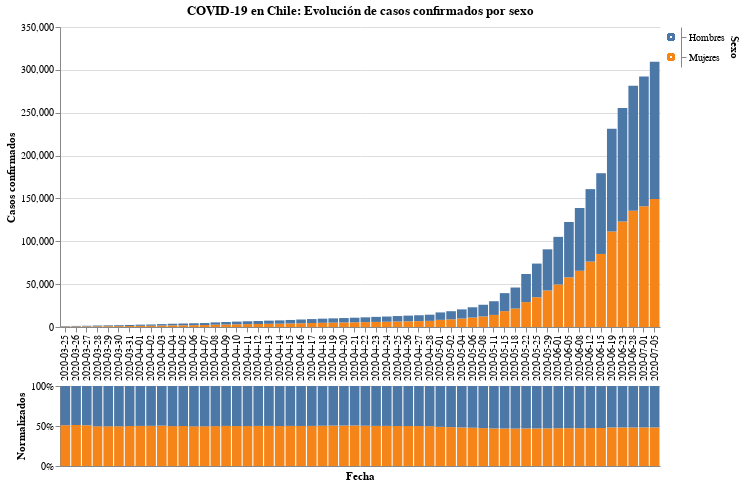

The cell this chart's notebook holds for it:
### Code cell
#hide
input_dropdown = alt.binding_select(options=cases_by_sex_long_form['Sexo'].unique())
selection1 = alt.selection_single(fields=['Sexo'], bind=input_dropdown, name=' ')
selection2 = alt.selection_multi(fields=['Sexo'], on='mouseover')

color = alt.condition(selection1 | selection2,
                    alt.Color('Sexo:N', scale=alt.Scale(scheme='tableau10'), legend=None),
                    alt.value('lightgray'))

bars1 = alt.Chart(cases_by_sex_long_form.reset_index()).mark_bar().encode(
    x=alt.X("Fecha", axis=alt.Axis(title="")),
    y=alt.Y("Casos confirmados"),
    tooltip = ["Fecha", "Casos confirmados"],
    color=color
).add_selection(
    selection1, selection2
).transform_filter(
    selection1
)

legend = alt.Chart(cases_by_sex_long_form.reset_index()).mark_point().encode(
    y=alt.Y('Sexo:N', axis=alt.Axis(orient='right')),
    color=color
).add_selection(
    selection1, selection2
)

bars2 = alt.Chart(cases_by_sex_long_form.reset_index()).mark_bar().encode(
    x=alt.X("Fecha", axis=alt.Axis(title="Fecha", ticks=False, labels=False)),
    y=alt.Y("Casos confirmados", axis=alt.Axis(title="Normalizados", format='%'), stack="normalize"),
    color=color,
    tooltip = ["Fecha", "Casos confirmados"],
).add_selection(
    selection1, selection2
).transform_filter(
    selection1
)

alt.vconcat(
    bars1.properties(
        title = 'COVID-19 en Chile: Evolución de casos confirmados por sexo',
        width=600) | legend,
    bars2.properties(
        height = 80,
        width=600)
).configure_view(
    stroke=None
).configure_concat(
    spacing=1
)

### Figure 1 — Vega-Lite specification as saved in the notebook (floating-point values rounded to 4 significant figures; data arrays with more than 128 entries replaced by an {"elided": "..."} marker saying what was removed)
{"config": {"view": {"continuousWidth": 400, "continuousHeight": 300, "stroke": null}, "concat": {"spacing": 1}}, "vconcat": [{"hconcat": [{"data": {"name": "data-4e342597de796dfa4555a480caf7f135"}, "mark": "bar", "encoding": {"color": {"condition": {"type": "nominal", "field": "Sexo", "legend": null, "scale": {"scheme": "tableau10"}, "selection": {"or": [" ", "selector002"]}}, "value": "lightgray"}, "tooltip": [{"type": "nominal", "field": "Fecha"}, {"type": "quantitative", "field": "Casos confirmados"}], "x": {"type": "nominal", "axis": {"title": ""}, "field": "Fecha"}, "y": {"type": "quantitative", "field": "Casos confirmados"}}, "selection": {" ": {"type": "single", "fields": ["Sexo"], "bind": {"input": "select", "options": ["Mujeres", "Hombres"]}}, "selector002": {"type": "multi", "fields": ["Sexo"], "on": "mouseover"}}, "title": "COVID-19 en Chile: Evolución de casos confirmados por sexo", "transform": [{"filter": {"selection": " "}}], "width": 600}, {"data": {"name": "data-4e342597de796dfa4555a480caf7f135"}, "mark": "point", "encoding": {"color": {"condition": {"type": "nominal", "field": "Sexo", "legend": null, "scale": {"scheme": "tableau10"}, "selection": {"or": [" ", "selector002"]}}, "value": "lightgray"}, "y": {"type": "nominal", "axis": {"orient": "right"}, "field": "Sexo"}}, "selection": {" ": {"type": "single", "fields": ["Sexo"], "bind": {"input": "select", "options": ["Mujeres", "Hombres"]}}, "selector002": {"type": "multi", "fields": ["Sexo"], "on": "mouseover"}}}]}, {"data": {"name": "data-4e342597de796dfa4555a480caf7f135"}, "mark": "bar", "encoding": {"color": {"condition": {"type": "nominal", "field": "Sexo", "legend": null, "scale": {"scheme": "tableau10"}, "selection": {"or": [" ", "selector002"]}}, "value": "lightgray"}, "tooltip": [{"type": "nominal", "field": "Fecha"}, {"type": "quantitative", "field": "Casos confirmados"}], "x": {"type": "nominal", "axis": {"labels": false, "ticks": false, "title": "Fecha"}, "field": "Fecha"}, "y": {"type": "quantitative", "axis": {"format": "%", "title": "Normalizados"}, "field": "Casos confirmados", "stack": "normalize"}}, "height": 80, "selection": {" ": {"type": "single", "fields": ["Sexo"], "bind": {"input": "select", "options": ["Mujeres", "Hombres"]}}, "selector002": {"type": "multi", "fields": ["Sexo"], "on": "mouseover"}}, "transform": [{"filter": {"selection": " "}}], "width": 600}], "$schema": "https://vega.github.io/schema/vega-lite/v4.8.1.json", "datasets": {"data-4e342597de796dfa4555a480caf7f135": {"elided": "206 records"}}}
